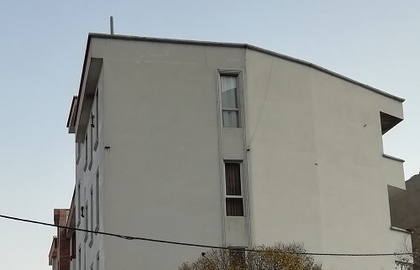
%> input picture first_img2.jpg, 420 x 270 px, shrunk from 500 x 322 before the run
$ octave Question_2.m   (GNU Octave 9; MATLAB toolbox functions it lacks are replaced by stand-ins)
%> lines starting %> are read from the running program, lines starting %| are printed output that depends on the picture
clc;
clear;
close all;

img = rgb2gray(imread('first_img2.jpg'));
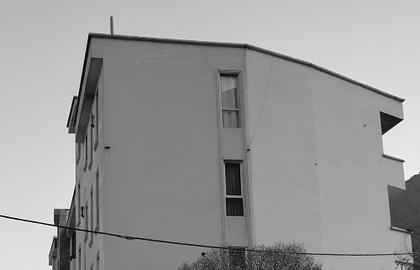
%> img: size 270x420 uint8; min 0, max 255, mean 154.1
[m,n] = size(img);
%> m = 270; n = 420

diff_rate_x = [0 0 0;0 -1 1;0 0 0];
diff_rate_y = [0 0 0;0 -1 0;0 1 0];

for i=1:m-1
    for j=1:n-1
        G_x(i,j) = double(img(i+1,j)-img(i,j));
        G_y(i,j) = double(img(i,j+1)-img(i,j));
    end
end
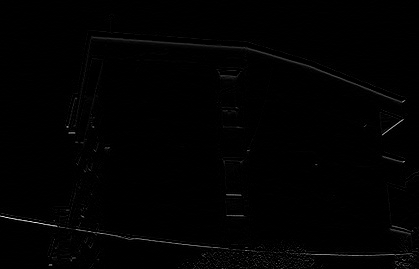
%> G_x: size 269x419 double; min 0, max 234, mean 1.7
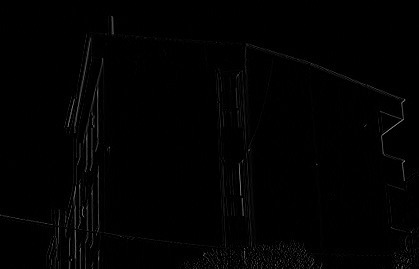
%> G_y: size 269x419 double; min 0, max 139, mean 1.9
G = sqrt(G_x.^2 + G_y.^2);
imshow(uint8(G))
t_1=10; t_2=90; t_3=190;                   %% Thresholds
G_t_1=G; G_t_2=G; G_t_3=G;
for i=1:m-1
    for j=1:n-1
        if G(i,j) <= t_1
            G_t_1(i,j) = 0;
        end
        if G(i,j) <= t_2
            G_t_2(i,j) = 0;
        end
        if G(i,j) <= t_3
            G_t_3(i,j) = 0;
        end
    end
end
figure;imshow(uint8(G_t_1));title('Threshold = 10');
figure;imshow(uint8(G_t_2));title('Threshold = 90');
figure;imshow(uint8(G_t_3));title('Threshold = 190');
%> after `imshow(uint8(G_t_3))`:
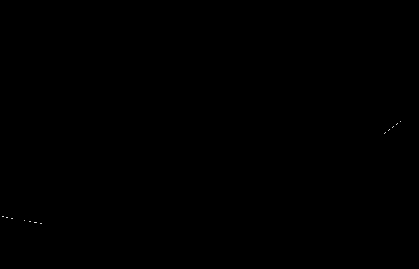
%> displayed picture: size 269x419, on the screen's scale of 0 to 255; min 0, max 234, mean 0
%% NMS
[m,n] = size(G_x);
%> m = 269; n = 419
for i=1:m
    for j=1:n
        if and(G_x(i,j) == 0,G_y(i,j) == 0)
            Theta(i,j)=0;
        else
            Theta(i,j)=atand(G_y(i,j)./G_x(i,j));
        end
    end
end
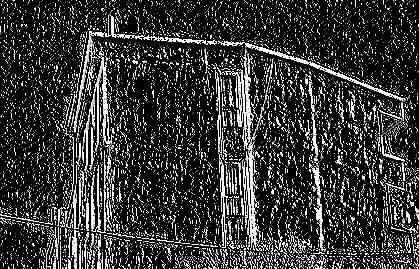
%> Theta: size 269x419 double; min 0, max 90, mean 18.9; drawn with min black and max white
Theta = Theta+90;         %% edge direction
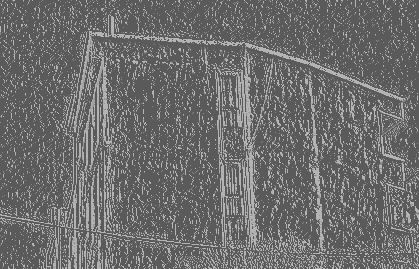
%> Theta: size 269x419 double; min 90, max 180, mean 108.9
for i=2:m-1
    for j=2:n-1
        if (Theta(i,j)>0 && Theta(i,j)<22.5) || (Theta(i,j)>337.5 && Theta(i,j)<360)
            if G(i,j)<G(i+1,j) || G(i,j)<G(i-1,j)
                G(i,j) = 0;
            else
                continue;
            end
        elseif (Theta(i,j)>22.5 && Theta(i,j)<67.5) || (Theta(i,j)>292.5 && Theta(i,j)<337.5)
            if G(i,j)<G(i+1,j+1) || G(i,j)<G(i-1,j-1)
                G(i,j) = 0;
            else
                continue;
            end
        elseif (Theta(i,j)>67.5 && Theta(i,j)<112.5) || (Theta(i,j)>247.5 && Theta(i,j)<292.5)
            if G(i,j)<G(i,j+1) || G(i,j)<G(i,j-1)
                G(i,j) = 0;
            else
                continue;
            end
        elseif (Theta(i,j)>112.5 && Theta(i,j)<157.5) || (Theta(i,j)>202.5 && Theta(i,j)<247.5)
            if G(i,j)<G(i-1,j+1) || G(i,j)<G(i+1,j-1)
                G(i,j) = 0;
            else
                continue;
            end
        end
    end
end
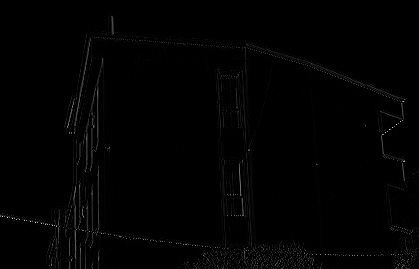
%> G: size 269x419 double; min 0, max 234.1, mean 2.4
figure;imshow(uint8(G));title('Non Maximum Suppression');
